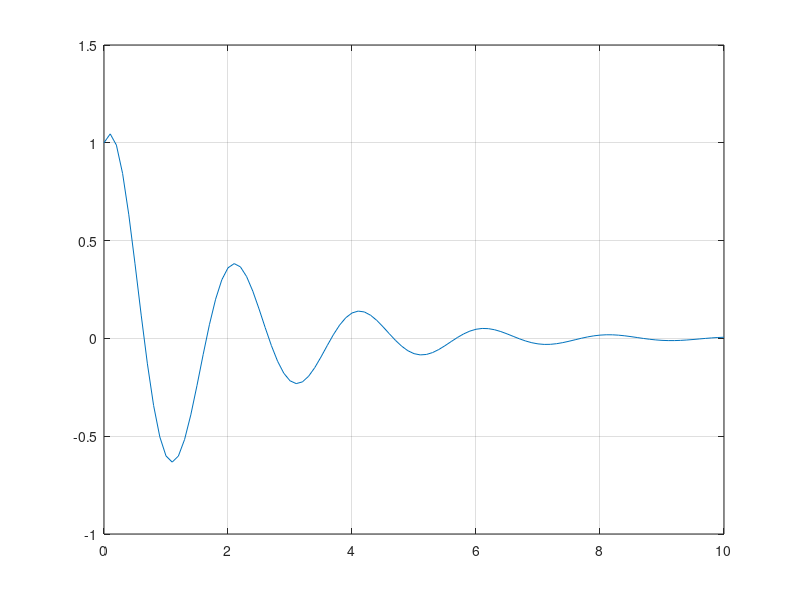

The MATLAB source for this figure:
% affect of root location on system response
clear; close all; clc

% define system parameters
m=10;
c=10;
k=100;

% calculate derived parameters
wn=sqrt(k/m);
zeta=c/(2*sqrt(m*k));
wd=wn*sqrt(1-zeta^2);

% define initial conditions
x0=1;
v0=1;

% create a array for time
tstop=10;
dt=0.1;
t=0:dt:tstop;

% calculate response curve as array of values 
x=exp(-zeta*wn*t).*(x0*cos(wd*t)+(v0+zeta*wn*x0)/wd*sin(wd*t));

% show results in a figure
figure(1)
plot(t,x)
grid on
